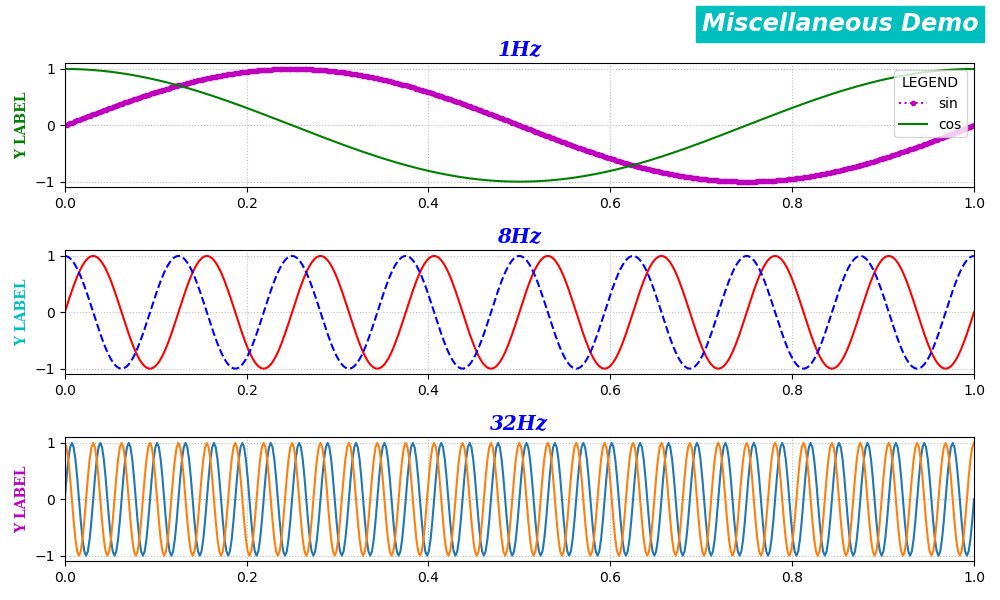

Generate this figure with Python:
#!/usr/bin/env python
#-*- coding: utf-8 -*-

###### LitePlotLib Demo 6 ######
##   Misc.                    ##
################################

import math
from liteplotlib import LitePlotLib

## Prepare plot data
x = [ n/512.0 for n in range(512+1) ]
y1 = [ math.sin(2.0*math.pi*t) for t in x ]
y2 = [ math.cos(2.0*math.pi*t) for t in x ]
y3 = [ math.sin(16.0*math.pi*t) for t in x ]
y4 = [ math.cos(16.0*math.pi*t) for t in x ]
y5 = [ math.sin(64.0*math.pi*t) for t in x ]
y6 = [ math.cos(64.0*math.pi*t) for t in x ]


# -- Create instance
myplt = LitePlotLib(size=(1000, 600), sharex=True, sharey=True)
myplt.set_graph_title('Miscellaneous Demo', x=0.84, fontstyle='oblique', fontweight='extra bold', fontsize='xx-large', color='w', backgroundcolor='c')
myplt.set_window_title('Miscellaneous Demo')
myplt.set_save_dir('./')

# -- on axes0
myplt.add_plot(x, y1, '.:m')
myplt.add_plot(x, y2, '-g')
myplt.set_axes_title('1Hz', fontstyle='italic', fontsize='x-large', fontweight='bold', fontfamily='serif', color='b')
myplt.set_axes_ylabel('Y LABEL', fontweight='bold', fontfamily='serif', color='g')
myplt.set_axes_legend(['sin', 'cos'], loc='upper right', fontsize='medium', title='LEGEND')

# -- Create axes1
myplt.add_new_axes()
# -- on axes1
myplt.add_plot(x, y3, '-r')
myplt.add_plot(x, y4, '--b')
myplt.set_axes_title('8Hz', fontstyle='italic', fontsize='x-large', fontweight='bold', fontfamily='serif', color='b')
myplt.set_axes_ylabel('Y LABEL', fontweight='bold', fontfamily='serif', color='c')

# -- Create axes2
myplt.add_new_axes()
# -- on axes1
myplt.add_plot(x, y5)
myplt.add_plot(x, y6)
myplt.set_axes_title('32Hz', fontstyle='italic', fontsize='x-large', fontweight='bold', fontfamily='serif', color='b')
myplt.set_axes_ylabel('Y LABEL', fontweight='bold', fontfamily='serif', color='m')


myplt.show()
myplt.savefig('./example6.png')
myplt.save_plot_data('./example6.dat')
